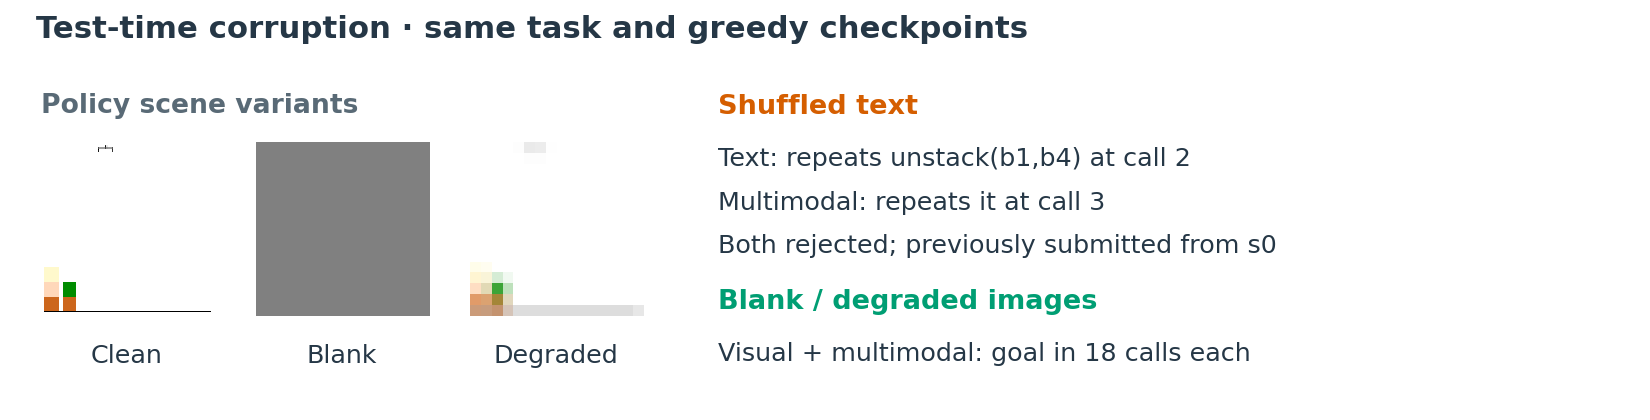

Write the Python code that produced this figure.
"""Same main-grid greedy adapters under text and visual corruptions.

Evidence: outputs/expanded-study/v1/modality-stress/episodes/{text,multimodal,visual}-state/
expanded-final__blocksworld-expanded-911101/best_first_add_greedy-
{text-shuffled,visual-blank,visual-degraded}-learned_adapter.json.gz;
baseline/episodes/.../best_first_add_greedy-process_sft.json.gz (checkpoints);
configs/experiments/expanded-study/modality-stress-protocol.json seed;
examples/planning_benchmark_slice/expanded_modality_stress.py _corrupt_image;
panel-v2/views/blocksworld-expanded-911101/scenes/catalog.json.gz.
"""
import json

import matplotlib.pyplot as plt
from PIL import Image

from _style import EVIDENCE_ROOT
from fig_qual_trace_solved import CATALOG, TASK, INK, MUTED, ORANGE, episode, gz, scene, save, text

STRESS = "outputs/expanded-study/v1/modality-stress/episodes"


def main():
    protocol = json.loads((EVIDENCE_ROOT / "configs/experiments/expanded-study/modality-stress-protocol.json").read_text())
    assert protocol["corruption_master_seed"] == 42613
    catalog = gz(CATALOG)
    clean = scene(catalog, 0)
    assert clean.size == (128, 128)
    blank = Image.new(clean.mode, (128, 128), (128, 128, 128))
    degraded = clean.resize((16, 16), Image.Resampling.BILINEAR).resize((128, 128), Image.Resampling.NEAREST)
    reports = {}
    for obs, corruption in (("text-state", "text-shuffled"), ("multimodal-state", "text-shuffled"),
                             ("visual-state", "visual-blank"), ("visual-state", "visual-degraded"),
                             ("multimodal-state", "visual-blank"), ("multimodal-state", "visual-degraded")):
        rel = f"{STRESS}/{obs}/{TASK}/best_first_add_greedy-{corruption}-learned_adapter.json.gz"
        report = gz(rel)
        baseline = episode(obs, "best_first_add_greedy", "process_sft")
        assert report["output"] == rel and report["checkpoint"] == baseline["checkpoint"]
        assert report["modality"] == obs and report["algorithm"] == "best_first_add_greedy"
        assert ["current-state", 0, 0] in report["events"][0]["view"]["input_pages"]
        assert set(catalog["states"][0]["atoms"]) == set(catalog["states"][report["events"][0]["view"]["state"]]["atoms"])
        reports[obs, corruption] = report
    text_ep = reports["text-state", "text-shuffled"]
    multi_ep = reports["multimodal-state", "text-shuffled"]
    for obs, report, idx in (("text-state", text_ep, 1), ("multimodal-state", multi_ep, 2)):
        result = report["result"]
        assert (result["termination_reason"], result["decision_count"], result["expansion_count"]) == (
            "deterministic_invalid_operation", idx + 1, 0 if obs == "text-state" else 1)
        assert all(e["accepted"] for e in report["events"][:idx]) and not report["events"][idx]["accepted"]
        assert report["events"][idx]["raw_output"] == report["events"][0]["raw_output"] == (
            '{"action":{"args":["b1","b4"],"name":"unstack"},"source_state_id":"s0"}')
        assert report["events"][idx]["input"]["current"]["state_id"] == ("s0" if obs == "text-state" else "s1")
        assert set(catalog["states"][report["events"][idx]["view"]["state"]]["atoms"]) == (
            set(catalog["states"][0 if obs == "text-state" else 1]["atoms"]))
    assert [row[0] for row in text_ep["events"][1]["input"]["successor_candidates"]["rows"]] == [
        ["unstack", "b3", "b5"]]
    for (obs, corruption), report in reports.items():
        if corruption == "text-shuffled":
            continue
        assert report["result"]["termination_reason"] == "goal_reached"
        assert (report["result"]["decision_count"], report["result"]["expansion_count"]) == (18, 6)
        assert all(e["accepted"] for e in report["events"])
    fig = plt.figure(figsize=(5.5, 1.4), facecolor="white")
    text(fig, .022, .91, "Test-time corruption · same task and greedy checkpoints", size=7.4, weight="bold")
    # Evidence: cached unlabelled state-000000.png. Blank and degraded are
    # generated exactly as expanded_modality_stress.py::_corrupt_image.
    for x, label, image in ((.025, "Clean", clean), (.155, "Blank", blank), (.285, "Degraded", degraded)):
        ax = fig.add_axes([x, .215, .105, .48]); ax.imshow(image, interpolation="nearest"); ax.axis("off")
        text(fig, x+.052, .135, label, size=6.1, ha="center")
    text(fig, .025, .73, "Policy scene variants", size=6.4, color=MUTED, weight="bold")
    text(fig, .435, .728, "Shuffled text", size=6.5, color=ORANGE, weight="bold")
    text(fig, .435, .604, "Text: repeats unstack(b1,b4) at call 2", size=6.1)
    text(fig, .435, .501, "Multimodal: repeats it at call 3", size=6.1)
    text(fig, .435, .398, "Both rejected; previously submitted from s0", size=6.1)
    text(fig, .435, .265, "Blank / degraded images", size=6.5, weight="bold", color="#009E73")
    text(fig, .435, .14, "Visual + multimodal: goal in 18 calls each", size=6.1)
    save(fig, "fig_qual_trace_corruption")
    print("Q3: text rejected at decisions 2/3; blank/degraded visual + multimodal solve in 18")


if __name__ == "__main__":
    main()
